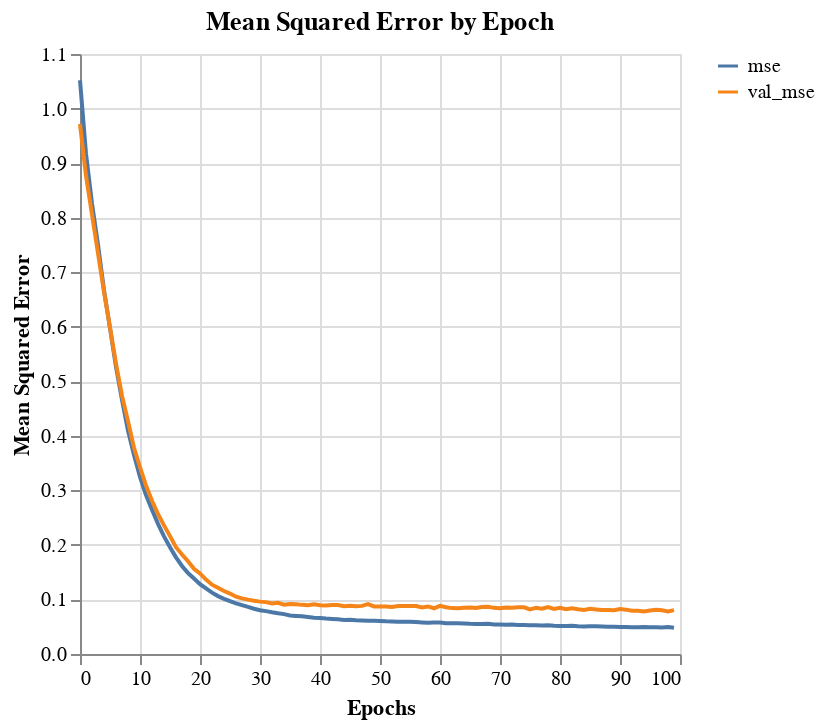
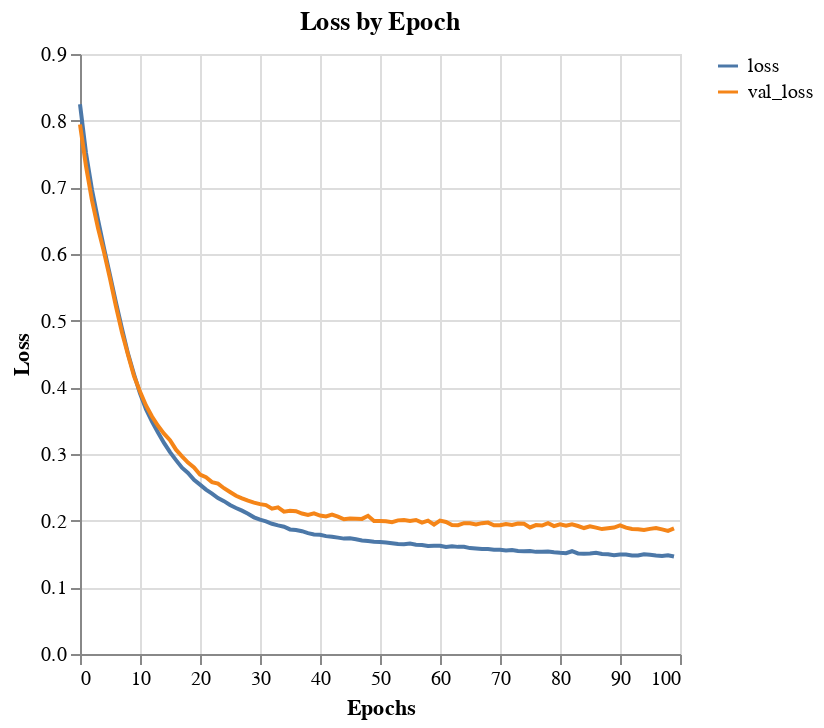

The notebook cell saved with these charts, in order:
### Code cell
plot_model_history(history_df, feature='mse', name=name, tuner=True)
plot_model_history(history_df, feature='loss', name=name, tuner=True)

### Figure 1 — Vega-Lite specification as saved in the notebook (floating-point values rounded to 4 significant figures)
{"config": {"view": {"continuousWidth": 300, "continuousHeight": 300}}, "repeat": {"layer": ["mse", "val_mse"]}, "spec": {"data": {"name": "data-64863481c5d97191858ca6659e212ac7"}, "mark": {"type": "line"}, "encoding": {"color": {"datum": {"repeat": "layer"}}, "x": {"field": "index", "title": "Epochs", "type": "quantitative"}, "y": {"field": {"repeat": "layer"}, "title": "Mean Squared Error", "type": "quantitative"}}}, "title": "Mean Squared Error by Epoch", "$schema": "https://vega.github.io/schema/vega-lite/v5.20.1.json", "datasets": {"data-64863481c5d97191858ca6659e212ac7": [{"index": 0, "mse": 1.052, "val_mse": 0.9717}, {"index": 1, "mse": 0.9172, "val_mse": 0.8769}, {"index": 2, "mse": 0.8259, "val_mse": 0.8058}, {"index": 3, "mse": 0.7504, "val_mse": 0.7349}, {"index": 4, "mse": 0.6671, "val_mse": 0.6638}, {"index": 5, "mse": 0.5971, "val_mse": 0.599}, {"index": 6, "mse": 0.5264, "val_mse": 0.532}, {"index": 7, "mse": 0.4657, "val_mse": 0.4736}, {"index": 8, "mse": 0.4097, "val_mse": 0.4269}, {"index": 9, "mse": 0.365, "val_mse": 0.3781}, {"index": 10, "mse": 0.3244, "val_mse": 0.3424}, {"index": 11, "mse": 0.2915, "val_mse": 0.309}, {"index": 12, "mse": 0.2644, "val_mse": 0.281}, {"index": 13, "mse": 0.2386, "val_mse": 0.2566}, {"index": 14, "mse": 0.2157, "val_mse": 0.2359}, {"index": 15, "mse": 0.1957, "val_mse": 0.2161}, {"index": 16, "mse": 0.1772, "val_mse": 0.1957}, {"index": 17, "mse": 0.1613, "val_mse": 0.1825}, {"index": 18, "mse": 0.1485, "val_mse": 0.1701}, {"index": 19, "mse": 0.1384, "val_mse": 0.1562}, {"index": 20, "mse": 0.1281, "val_mse": 0.1477}, {"index": 21, "mse": 0.1202, "val_mse": 0.1363}, {"index": 22, "mse": 0.1125, "val_mse": 0.1271}, {"index": 23, "mse": 0.1062, "val_mse": 0.1213}, {"index": 24, "mse": 0.1012, "val_mse": 0.1155}, {"index": 25, "mse": 0.09689, "val_mse": 0.1108}, {"index": 26, "mse": 0.09278, "val_mse": 0.105}, {"index": 27, "mse": 0.08955, "val_mse": 0.102}, {"index": 28, "mse": 0.08647, "val_mse": 0.09965}, {"index": 29, "mse": 0.08304, "val_mse": 0.09771}, {"index": 30, "mse": 0.08027, "val_mse": 0.09603}, {"index": 31, "mse": 0.07864, "val_mse": 0.09511}, {"index": 32, "mse": 0.07639, "val_mse": 0.09249}, {"index": 33, "mse": 0.07458, "val_mse": 0.09376}, {"index": 34, "mse": 0.07313, "val_mse": 0.09031}, {"index": 35, "mse": 0.07072, "val_mse": 0.09145}, {"index": 36, "mse": 0.06987, "val_mse": 0.09131}, {"index": 37, "mse": 0.06908, "val_mse": 0.09008}, {"index": 38, "mse": 0.06783, "val_mse": 0.08937}, {"index": 39, "mse": 0.06636, "val_mse": 0.09095}, {"index": 40, "mse": 0.06611, "val_mse": 0.08937}, {"index": 41, "mse": 0.06488, "val_mse": 0.08883}, {"index": 42, "mse": 0.06425, "val_mse": 0.08997}, {"index": 43, "mse": 0.06381, "val_mse": 0.08978}, {"index": 44, "mse": 0.06254, "val_mse": 0.08766}, {"index": 45, "mse": 0.06301, "val_mse": 0.08852}, {"index": 46, "mse": 0.06202, "val_mse": 0.08769}, {"index": 47, "mse": 0.06148, "val_mse": 0.08822}, {"index": 48, "mse": 0.06094, "val_mse": 0.09139}, {"index": 49, "mse": 0.06115, "val_mse": 0.08719}, {"index": 50, "mse": 0.0604, "val_mse": 0.08695}, {"index": 51, "mse": 0.05985, "val_mse": 0.08728}, {"index": 52, "mse": 0.0597, "val_mse": 0.08604}, {"index": 53, "mse": 0.0592, "val_mse": 0.08807}, {"index": 54, "mse": 0.05892, "val_mse": 0.08815}, {"index": 55, "mse": 0.05908, "val_mse": 0.08786}, {"index": 56, "mse": 0.05847, "val_mse": 0.08798}, {"index": 57, "mse": 0.05783, "val_mse": 0.08534}, {"index": 58, "mse": 0.05731, "val_mse": 0.08721}, {"index": 59, "mse": 0.05759, "val_mse": 0.08384}, {"index": 60, "mse": 0.0576, "val_mse": 0.08837}, {"index": 61, "mse": 0.05642, "val_mse": 0.08574}, {"index": 62, "mse": 0.05652, "val_mse": 0.08411}, {"index": 63, "mse": 0.05638, "val_mse": 0.08393}, {"index": 64, "mse": 0.05595, "val_mse": 0.08462}, {"index": 65, "mse": 0.0553, "val_mse": 0.08523}, {"index": 66, "mse": 0.055, "val_mse": 0.08434}, {"index": 67, "mse": 0.05487, "val_mse": 0.08632}, {"index": 68, "mse": 0.05543, "val_mse": 0.08667}, {"index": 69, "mse": 0.05417, "val_mse": 0.08461}, {"index": 70, "mse": 0.05426, "val_mse": 0.08378}, {"index": 71, "mse": 0.05348, "val_mse": 0.08508}, {"index": 72, "mse": 0.05426, "val_mse": 0.08491}, {"index": 73, "mse": 0.05311, "val_mse": 0.08573}, {"index": 74, "mse": 0.05324, "val_mse": 0.08563}, {"index": 75, "mse": 0.05275, "val_mse": 0.08189}, {"index": 76, "mse": 0.05256, "val_mse": 0.08463}, {"index": 77, "mse": 0.05235, "val_mse": 0.08321}, {"index": 78, "mse": 0.05269, "val_mse": 0.08609}, {"index": 79, "mse": 0.05184, "val_mse": 0.08246}, {"index": 80, "mse": 0.05124, "val_mse": 0.08466}, {"index": 81, "mse": 0.05145, "val_mse": 0.08217}, {"index": 82, "mse": 0.05199, "val_mse": 0.08374}, {"index": 83, "mse": 0.05104, "val_mse": 0.08198}, {"index": 84, "mse": 0.05043, "val_mse": 0.08082}, {"index": 85, "mse": 0.05066, "val_mse": 0.08272}, {"index": 86, "mse": 0.05106, "val_mse": 0.08151}, {"index": 87, "mse": 0.05045, "val_mse": 0.08048}, {"index": 88, "mse": 0.04998, "val_mse": 0.08055}, {"index": 89, "mse": 0.04988, "val_mse": 0.08009}, {"index": 90, "mse": 0.04953, "val_mse": 0.0823}, {"index": 91, "mse": 0.04968, "val_mse": 0.08133}, {"index": 92, "mse": 0.04916, "val_mse": 0.07927}, {"index": 93, "mse": 0.0489, "val_mse": 0.07921}, {"index": 94, "mse": 0.04932, "val_mse": 0.0781}, {"index": 95, "mse": 0.0491, "val_mse": 0.07965}, {"index": 96, "mse": 0.04889, "val_mse": 0.08095}, {"index": 97, "mse": 0.04873, "val_mse": 0.08019}, {"index": 98, "mse": 0.04942, "val_mse": 0.07807}, {"index": 99, "mse": 0.04811, "val_mse": 0.08046}]}}

### Figure 2 — Vega-Lite specification as saved in the notebook (floating-point values rounded to 4 significant figures)
{"config": {"view": {"continuousWidth": 300, "continuousHeight": 300}}, "repeat": {"layer": ["loss", "val_loss"]}, "spec": {"data": {"name": "data-ebdcea9fbe8eff13ad599acd9c6495a2"}, "mark": {"type": "line"}, "encoding": {"color": {"datum": {"repeat": "layer"}}, "x": {"field": "index", "title": "Epochs", "type": "quantitative"}, "y": {"field": {"repeat": "layer"}, "title": "Loss", "type": "quantitative"}}}, "title": "Loss by Epoch", "$schema": "https://vega.github.io/schema/vega-lite/v5.20.1.json", "datasets": {"data-ebdcea9fbe8eff13ad599acd9c6495a2": [{"index": 0, "loss": 0.8246, "val_loss": 0.7942}, {"index": 1, "loss": 0.7515, "val_loss": 0.7318}, {"index": 2, "loss": 0.6963, "val_loss": 0.6805}, {"index": 3, "loss": 0.6516, "val_loss": 0.6388}, {"index": 4, "loss": 0.6086, "val_loss": 0.603}, {"index": 5, "loss": 0.5684, "val_loss": 0.5633}, {"index": 6, "loss": 0.5271, "val_loss": 0.5213}, {"index": 7, "loss": 0.488, "val_loss": 0.4822}, {"index": 8, "loss": 0.4505, "val_loss": 0.449}, {"index": 9, "loss": 0.4197, "val_loss": 0.4169}, {"index": 10, "loss": 0.3909, "val_loss": 0.3937}, {"index": 11, "loss": 0.3671, "val_loss": 0.3729}, {"index": 12, "loss": 0.3488, "val_loss": 0.3563}, {"index": 13, "loss": 0.3324, "val_loss": 0.3423}, {"index": 14, "loss": 0.3167, "val_loss": 0.3305}, {"index": 15, "loss": 0.3027, "val_loss": 0.3207}, {"index": 16, "loss": 0.2908, "val_loss": 0.3065}, {"index": 17, "loss": 0.2794, "val_loss": 0.2966}, {"index": 18, "loss": 0.2717, "val_loss": 0.2871}, {"index": 19, "loss": 0.2613, "val_loss": 0.2797}, {"index": 20, "loss": 0.2541, "val_loss": 0.2692}, {"index": 21, "loss": 0.2467, "val_loss": 0.2652}, {"index": 22, "loss": 0.2407, "val_loss": 0.2579}, {"index": 23, "loss": 0.2339, "val_loss": 0.2555}, {"index": 24, "loss": 0.2293, "val_loss": 0.2487}, {"index": 25, "loss": 0.2235, "val_loss": 0.2429}, {"index": 26, "loss": 0.219, "val_loss": 0.2373}, {"index": 27, "loss": 0.215, "val_loss": 0.2334}, {"index": 28, "loss": 0.2104, "val_loss": 0.23}, {"index": 29, "loss": 0.205, "val_loss": 0.2271}, {"index": 30, "loss": 0.2015, "val_loss": 0.2248}, {"index": 31, "loss": 0.199, "val_loss": 0.2233}, {"index": 32, "loss": 0.1954, "val_loss": 0.218}, {"index": 33, "loss": 0.1929, "val_loss": 0.2199}, {"index": 34, "loss": 0.191, "val_loss": 0.2135}, {"index": 35, "loss": 0.1869, "val_loss": 0.2148}, {"index": 36, "loss": 0.1859, "val_loss": 0.2143}, {"index": 37, "loss": 0.1842, "val_loss": 0.2107}, {"index": 38, "loss": 0.1813, "val_loss": 0.2084}, {"index": 39, "loss": 0.1794, "val_loss": 0.211}, {"index": 40, "loss": 0.1789, "val_loss": 0.2077}, {"index": 41, "loss": 0.1768, "val_loss": 0.2064}, {"index": 42, "loss": 0.1759, "val_loss": 0.209}, {"index": 43, "loss": 0.1746, "val_loss": 0.2061}, {"index": 44, "loss": 0.1731, "val_loss": 0.202}, {"index": 45, "loss": 0.1734, "val_loss": 0.2034}, {"index": 46, "loss": 0.1721, "val_loss": 0.203}, {"index": 47, "loss": 0.1704, "val_loss": 0.2027}, {"index": 48, "loss": 0.1695, "val_loss": 0.2072}, {"index": 49, "loss": 0.1685, "val_loss": 0.1995}, {"index": 50, "loss": 0.1682, "val_loss": 0.1996}, {"index": 51, "loss": 0.1672, "val_loss": 0.1993}, {"index": 52, "loss": 0.1663, "val_loss": 0.1978}, {"index": 53, "loss": 0.1649, "val_loss": 0.2004}, {"index": 54, "loss": 0.1646, "val_loss": 0.2011}, {"index": 55, "loss": 0.1656, "val_loss": 0.1996}, {"index": 56, "loss": 0.1639, "val_loss": 0.2011}, {"index": 57, "loss": 0.1636, "val_loss": 0.197}, {"index": 58, "loss": 0.162, "val_loss": 0.2}, {"index": 59, "loss": 0.1624, "val_loss": 0.1942}, {"index": 60, "loss": 0.1624, "val_loss": 0.2002}, {"index": 61, "loss": 0.1606, "val_loss": 0.198}, {"index": 62, "loss": 0.1617, "val_loss": 0.1935}, {"index": 63, "loss": 0.1607, "val_loss": 0.1932}, {"index": 64, "loss": 0.1608, "val_loss": 0.1962}, {"index": 65, "loss": 0.1589, "val_loss": 0.196}, {"index": 66, "loss": 0.1581, "val_loss": 0.1944}, {"index": 67, "loss": 0.1574, "val_loss": 0.1963}, {"index": 68, "loss": 0.1576, "val_loss": 0.1971}, {"index": 69, "loss": 0.1566, "val_loss": 0.1932}, {"index": 70, "loss": 0.1563, "val_loss": 0.1931}, {"index": 71, "loss": 0.1553, "val_loss": 0.195}, {"index": 72, "loss": 0.156, "val_loss": 0.1937}, {"index": 73, "loss": 0.1545, "val_loss": 0.1956}, {"index": 74, "loss": 0.1543, "val_loss": 0.1953}, {"index": 75, "loss": 0.1545, "val_loss": 0.1899}, {"index": 76, "loss": 0.1532, "val_loss": 0.1934}, {"index": 77, "loss": 0.1534, "val_loss": 0.1927}, {"index": 78, "loss": 0.1538, "val_loss": 0.1962}, {"index": 79, "loss": 0.1527, "val_loss": 0.1918}, {"index": 80, "loss": 0.1519, "val_loss": 0.1945}, {"index": 81, "loss": 0.1513, "val_loss": 0.1925}, {"index": 82, "loss": 0.1542, "val_loss": 0.1946}, {"index": 83, "loss": 0.1509, "val_loss": 0.192}, {"index": 84, "loss": 0.1504, "val_loss": 0.1889}, {"index": 85, "loss": 0.1508, "val_loss": 0.1915}, {"index": 86, "loss": 0.1518, "val_loss": 0.1896}, {"index": 87, "loss": 0.1499, "val_loss": 0.1874}, {"index": 88, "loss": 0.1495, "val_loss": 0.1885}, {"index": 89, "loss": 0.1481, "val_loss": 0.1897}, {"index": 90, "loss": 0.1491, "val_loss": 0.1928}, {"index": 91, "loss": 0.1493, "val_loss": 0.1895}, {"index": 92, "loss": 0.1479, "val_loss": 0.1874}, {"index": 93, "loss": 0.1478, "val_loss": 0.1872}, {"index": 94, "loss": 0.1497, "val_loss": 0.186}, {"index": 95, "loss": 0.1488, "val_loss": 0.1877}, {"index": 96, "loss": 0.1478, "val_loss": 0.1891}, {"index": 97, "loss": 0.147, "val_loss": 0.1869}, {"index": 98, "loss": 0.1481, "val_loss": 0.1847}, {"index": 99, "loss": 0.1463, "val_loss": 0.1885}]}}
